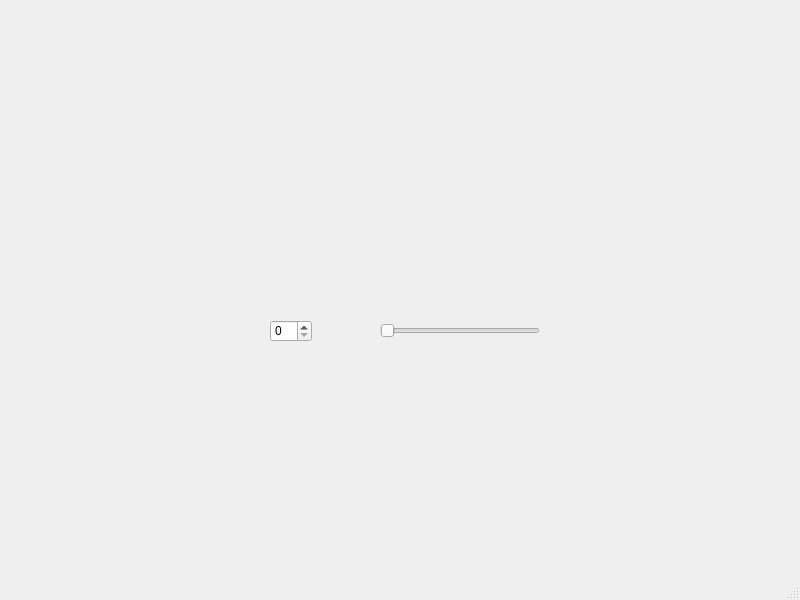
<?xml version="1.0" encoding="UTF-8"?>
<ui version="4.0">
 <class>MainWindow</class>
 <widget class="QMainWindow" name="MainWindow">
  <property name="geometry">
   <rect>
    <x>0</x>
    <y>0</y>
    <width>800</width>
    <height>600</height>
   </rect>
  </property>
  <property name="windowTitle">
   <string>MainWindow</string>
  </property>
  <widget class="QWidget" name="centralwidget">
   <widget class="QSlider" name="horizontalSlider">
    <property name="geometry">
     <rect>
      <x>380</x>
      <y>320</y>
      <width>160</width>
      <height>22</height>
     </rect>
    </property>
    <property name="orientation">
     <enum>Qt::Horizontal</enum>
    </property>
   </widget>
   <widget class="QSpinBox" name="spinBox">
    <property name="geometry">
     <rect>
      <x>270</x>
      <y>320</y>
      <width>42</width>
      <height>22</height>
     </rect>
    </property>
   </widget>
  </widget>
  <widget class="QMenuBar" name="menubar">
   <property name="geometry">
    <rect>
     <x>0</x>
     <y>0</y>
     <width>800</width>
     <height>23</height>
    </rect>
   </property>
  </widget>
  <widget class="QStatusBar" name="statusbar"/>
 </widget>
 <resources/>
 <connections/>
</ui>
